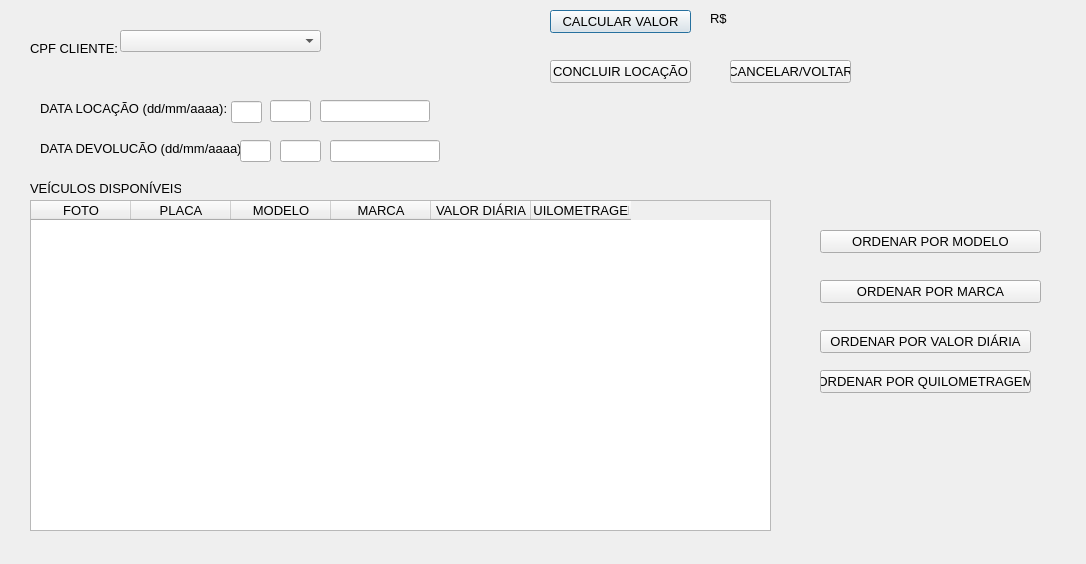
<?xml version="1.0" encoding="UTF-8"?>
<ui version="4.0">
 <class>TelaLocacao</class>
 <widget class="QDialog" name="TelaLocacao">
  <property name="geometry">
   <rect>
    <x>0</x>
    <y>0</y>
    <width>1086</width>
    <height>564</height>
   </rect>
  </property>
  <property name="font">
   <font>
    <pointsize>10</pointsize>
   </font>
  </property>
  <property name="windowTitle">
   <string>Dialog</string>
  </property>
  <widget class="QTableWidget" name="tableWidgetListagem">
   <property name="geometry">
    <rect>
     <x>30</x>
     <y>200</y>
     <width>741</width>
     <height>331</height>
    </rect>
   </property>
   <column>
    <property name="text">
     <string>FOTO</string>
    </property>
   </column>
   <column>
    <property name="text">
     <string>PLACA</string>
    </property>
   </column>
   <column>
    <property name="text">
     <string>MODELO</string>
    </property>
   </column>
   <column>
    <property name="text">
     <string>MARCA</string>
    </property>
   </column>
   <column>
    <property name="text">
     <string>VALOR DIÁRIA</string>
    </property>
   </column>
   <column>
    <property name="text">
     <string>QUILOMETRAGEM</string>
    </property>
   </column>
  </widget>
  <widget class="QLabel" name="label">
   <property name="geometry">
    <rect>
     <x>30</x>
     <y>180</y>
     <width>151</width>
     <height>16</height>
    </rect>
   </property>
   <property name="text">
    <string>VEÍCULOS DISPONÍVEIS:</string>
   </property>
  </widget>
  <widget class="QLabel" name="label_2">
   <property name="geometry">
    <rect>
     <x>30</x>
     <y>40</y>
     <width>91</width>
     <height>16</height>
    </rect>
   </property>
   <property name="text">
    <string>CPF CLIENTE:</string>
   </property>
  </widget>
  <widget class="QComboBox" name="comboBoxCpf">
   <property name="geometry">
    <rect>
     <x>120</x>
     <y>30</y>
     <width>201</width>
     <height>22</height>
    </rect>
   </property>
  </widget>
  <widget class="QLabel" name="label_3">
   <property name="geometry">
    <rect>
     <x>40</x>
     <y>100</y>
     <width>191</width>
     <height>16</height>
    </rect>
   </property>
   <property name="text">
    <string>DATA LOCAÇÃO (dd/mm/aaaa):</string>
   </property>
  </widget>
  <widget class="QLineEdit" name="lineEditDiaDataLocacao">
   <property name="geometry">
    <rect>
     <x>231</x>
     <y>101</y>
     <width>31</width>
     <height>22</height>
    </rect>
   </property>
  </widget>
  <widget class="QLineEdit" name="lineEditMesDataLocacao">
   <property name="geometry">
    <rect>
     <x>270</x>
     <y>100</y>
     <width>41</width>
     <height>22</height>
    </rect>
   </property>
  </widget>
  <widget class="QLineEdit" name="lineEditAnoDataLocacao">
   <property name="geometry">
    <rect>
     <x>320</x>
     <y>100</y>
     <width>110</width>
     <height>22</height>
    </rect>
   </property>
  </widget>
  <widget class="QLabel" name="label_4">
   <property name="geometry">
    <rect>
     <x>40</x>
     <y>140</y>
     <width>211</width>
     <height>16</height>
    </rect>
   </property>
   <property name="text">
    <string>DATA DEVOLUCÃO (dd/mm/aaaa):</string>
   </property>
  </widget>
  <widget class="QLineEdit" name="lineEditDiaDataDevolucao">
   <property name="geometry">
    <rect>
     <x>240</x>
     <y>140</y>
     <width>31</width>
     <height>22</height>
    </rect>
   </property>
  </widget>
  <widget class="QLineEdit" name="lineEditAnoDataDevolucao">
   <property name="geometry">
    <rect>
     <x>330</x>
     <y>140</y>
     <width>110</width>
     <height>22</height>
    </rect>
   </property>
  </widget>
  <widget class="QLineEdit" name="lineEditMesDataDevolucao">
   <property name="geometry">
    <rect>
     <x>280</x>
     <y>140</y>
     <width>41</width>
     <height>22</height>
    </rect>
   </property>
  </widget>
  <widget class="QPushButton" name="pushButtonCalcularValor">
   <property name="geometry">
    <rect>
     <x>550</x>
     <y>10</y>
     <width>141</width>
     <height>23</height>
    </rect>
   </property>
   <property name="text">
    <string>CALCULAR VALOR</string>
   </property>
  </widget>
  <widget class="QLabel" name="label_5">
   <property name="geometry">
    <rect>
     <x>710</x>
     <y>10</y>
     <width>21</width>
     <height>16</height>
    </rect>
   </property>
   <property name="text">
    <string>R$</string>
   </property>
  </widget>
  <widget class="QLabel" name="labelValor">
   <property name="geometry">
    <rect>
     <x>740</x>
     <y>10</y>
     <width>141</width>
     <height>16</height>
    </rect>
   </property>
   <property name="text">
    <string/>
   </property>
  </widget>
  <widget class="QPushButton" name="pushButtonConcluirLocacao">
   <property name="geometry">
    <rect>
     <x>550</x>
     <y>60</y>
     <width>141</width>
     <height>23</height>
    </rect>
   </property>
   <property name="text">
    <string>CONCLUIR LOCAÇÃO</string>
   </property>
  </widget>
  <widget class="QPushButton" name="pushButtonCancelar">
   <property name="geometry">
    <rect>
     <x>730</x>
     <y>60</y>
     <width>121</width>
     <height>23</height>
    </rect>
   </property>
   <property name="text">
    <string>CANCELAR/VOLTAR</string>
   </property>
  </widget>
  <widget class="QPushButton" name="pushButtonOrdenarPorModelo">
   <property name="geometry">
    <rect>
     <x>820</x>
     <y>230</y>
     <width>221</width>
     <height>23</height>
    </rect>
   </property>
   <property name="text">
    <string>ORDENAR POR MODELO</string>
   </property>
  </widget>
  <widget class="QPushButton" name="pushButtoOrdenarPorMarca">
   <property name="geometry">
    <rect>
     <x>820</x>
     <y>280</y>
     <width>221</width>
     <height>23</height>
    </rect>
   </property>
   <property name="text">
    <string>ORDENAR POR MARCA</string>
   </property>
  </widget>
  <widget class="QPushButton" name="pushButtonOrdenarPorValor">
   <property name="geometry">
    <rect>
     <x>820</x>
     <y>330</y>
     <width>211</width>
     <height>23</height>
    </rect>
   </property>
   <property name="text">
    <string>ORDENAR POR VALOR DIÁRIA</string>
   </property>
  </widget>
  <widget class="QPushButton" name="pushButtonOrdenarPorQuilometragem">
   <property name="geometry">
    <rect>
     <x>820</x>
     <y>370</y>
     <width>211</width>
     <height>23</height>
    </rect>
   </property>
   <property name="text">
    <string>ORDENAR POR QUILOMETRAGEM</string>
   </property>
  </widget>
 </widget>
 <tabstops>
  <tabstop>comboBoxCpf</tabstop>
  <tabstop>lineEditDiaDataLocacao</tabstop>
  <tabstop>lineEditMesDataLocacao</tabstop>
  <tabstop>lineEditAnoDataLocacao</tabstop>
  <tabstop>lineEditDiaDataDevolucao</tabstop>
  <tabstop>lineEditMesDataDevolucao</tabstop>
  <tabstop>lineEditAnoDataDevolucao</tabstop>
  <tabstop>tableWidgetListagem</tabstop>
  <tabstop>pushButtonCalcularValor</tabstop>
  <tabstop>pushButtonConcluirLocacao</tabstop>
  <tabstop>pushButtonCancelar</tabstop>
 </tabstops>
 <resources/>
 <connections/>
</ui>
